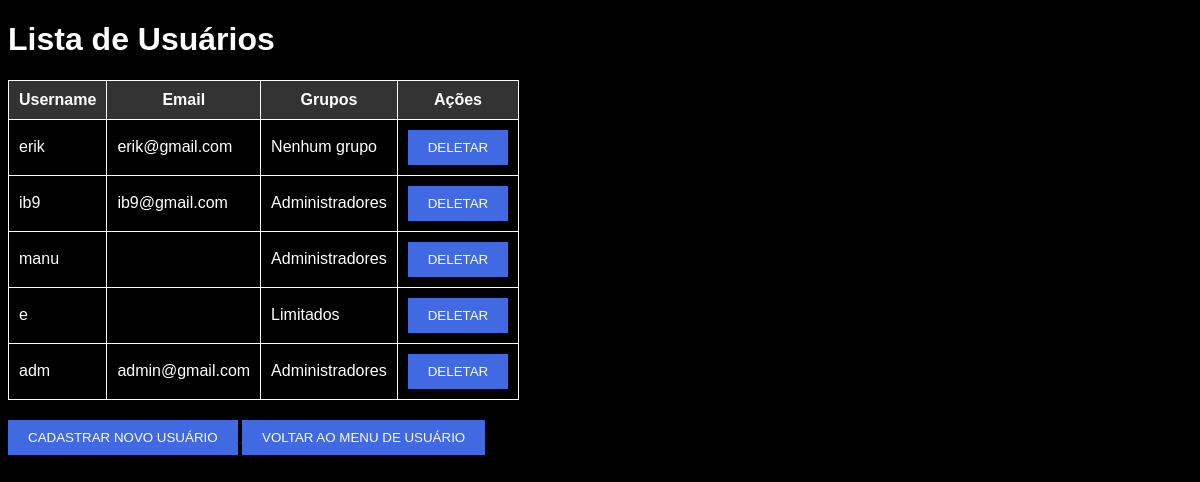
Screenshot of /usuarios/listar_usuarios/ (signed in) with the database file from the repository.
### usuarios/models.py (models this page shows)
class CustomUser(AbstractUser):
    authorization_password = models.CharField(max_length=255, blank=True, null=True)

### usuarios/views.py (the view)
# urls.py: path('listar_usuarios/', views.listar_usuarios, name='listar_usuarios'),
@user_passes_test(is_superuser)
def listar_usuarios(request):
    usuarios = CustomUser.objects.all()
    return render(request, 'listar_usuarios.html', {'usuarios': usuarios})

### usuarios/views.py (called while the page is built)
def is_superuser(user):
    return user.is_superuser

### usuarios/templates/listar_usuarios.html (shortened to what this page needs)
<!DOCTYPE html>
<html>
<head>
</head>
<body>
    <h1>Lista de Usuários</h1>
    <table>
        <thead>
            <tr>
                <th>Username</th>
                <th>Email</th>
                <th>Grupos</th>
                <th>Ações</th>
            </tr>
        </thead>
        <tbody>
            {% for usuario in usuarios %}
            <tr>
                <td>{{ usuario.username }}</td>
                <td>{{ usuario.email }}</td>
                <td>
                    {% for grupo in usuario.groups.all %}
                        {{ grupo.name }}<br>
                    {% empty %}
                        Nenhum grupo
                    {% endfor %}
                </td>
                <td>
                    <a href="{% url 'usuarios:deletar_usuario' usuario.id %}">
                        <button>Deletar</button>
                    </a>
                </td>
            </tr>
            {% empty %}
            <tr>
                <td colspan="4">Nenhum usuário encontrado.</td>
            </tr>
            {% endfor %}
        </tbody>
    </table>
    <div class="button-group">
        <a href="{% url 'usuarios:cadastro' %}">
            <button>Cadastrar Novo Usuário</button>
        </a>
        <a href="{% url 'usuarios:user_menu' %}">
            <button>Voltar ao Menu de Usuário</button>
        </a>
    </div>
</body>
</html>

### usuarios/templates/listar_usuarios.html (style rules this page uses)
body { background-color: #000000; color: #ffffff; font-family: Arial, sans-serif; }
table, th, td { border: 1px solid white; border-collapse: collapse; padding: 10px; }
th { background-color: #333333; }
button { background-color: #4169E1; color: white; padding: 10px 20px; border: none; cursor: pointer; text-transform: uppercase; }
.button-group { margin-top: 20px; }

### rows the page displays
CustomUser: username "erik", email "erik@gmail.com"
CustomUser: username "ib9", email "ib9@gmail.com"
CustomUser: username "manu"
CustomUser: username "e"
CustomUser: username "adm", email "admin@gmail.com"

### other values shown
{{ grupo.name }} "Administradores"
{{ grupo.name }} "Limitados"
